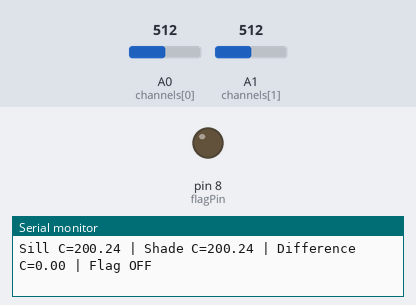
A sketch run on a simulated Arduino Uno, built with avr-gcc and run on an emulated ATmega328P. Shown: output pins drawn as LEDs (lit = HIGH), the last lines printed to the serial monitor. The test bench sets the inputs (shaded band); at power-on: A0 (channels[0]) = 512, A1 (channels[1]) = 512.

Above: at 1.2 s.
1.3 s: A0 (channels[0]) set to 538
At 2.7 s:
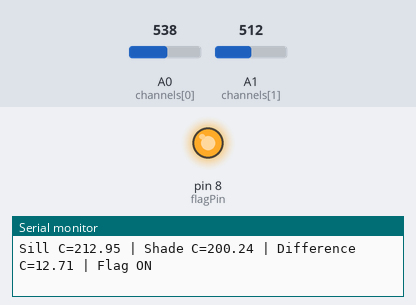
3.0 s: A0 (channels[0]) set to 511
At 4.0 s:
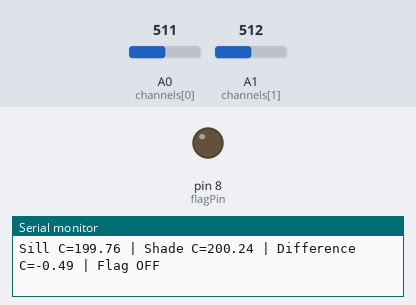
4.5 s: A0 (channels[0]) set to 716
At 5.2 s:
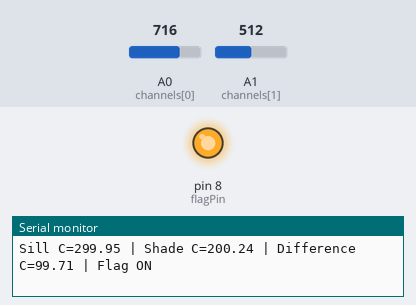
Timing chart, 0 to 7.5 s (numbered marks = the images above; inputs shaded):
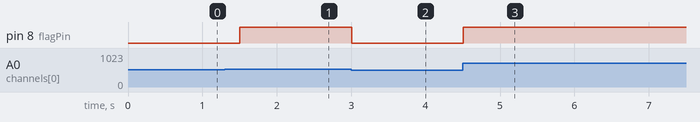

The sketch:

sunlit_window_monitor.ino
```cpp
constexpr byte channels[] = {A0, A1};
constexpr byte flagPin = 8;
constexpr float referenceVolts = 5.0;
constexpr float correctionC[] = {0.0, 0.0};
bool flagged = false;
unsigned long sampledAt = 0;

float airTemperature(byte index) {
  analogRead(channels[index]);
  unsigned int sum = 0;
  for (byte sample = 0; sample < 16; ++sample) sum += analogRead(channels[index]);
  return ((sum / 16.0) * referenceVolts / 1023.0 - 0.5) * 100.0 + correctionC[index];
}

void setup() {
  Serial.begin(115200);
  pinMode(flagPin, OUTPUT);
  digitalWrite(flagPin, LOW);
}

void loop() {
  const unsigned long now = millis();
  if (now - sampledAt < 250) return;
  sampledAt = now;

  const float sill = airTemperature(0);
  const float shade = airTemperature(1);
  const float difference = sill - shade;
  if (sill >= 31.0 && difference >= 4.0) flagged = true;
  if (sill <= 29.0 || difference <= 2.0) flagged = false;
  digitalWrite(flagPin, flagged ? HIGH : LOW);

  Serial.print(F("Sill C="));
  Serial.print(sill, 2);
  Serial.print(F(" | Shade C="));
  Serial.print(shade, 2);
  Serial.print(F(" | Difference C="));
  Serial.print(difference, 2);
  Serial.println(flagged ? F(" | Flag ON") : F(" | Flag OFF"));
}
```

Measured:
- the behaviour switches between 520 and 521 on A0 (channels[0]) (found by bisection; images 0 and 1)
- after the input at 1.3 s, pin 8 (flagPin): LOW → HIGH after 0.20 s
- after the input at 3.0 s, pin 8 (flagPin): HIGH → LOW at once
- after the input at 4.5 s, pin 8 (flagPin): LOW → HIGH at once
